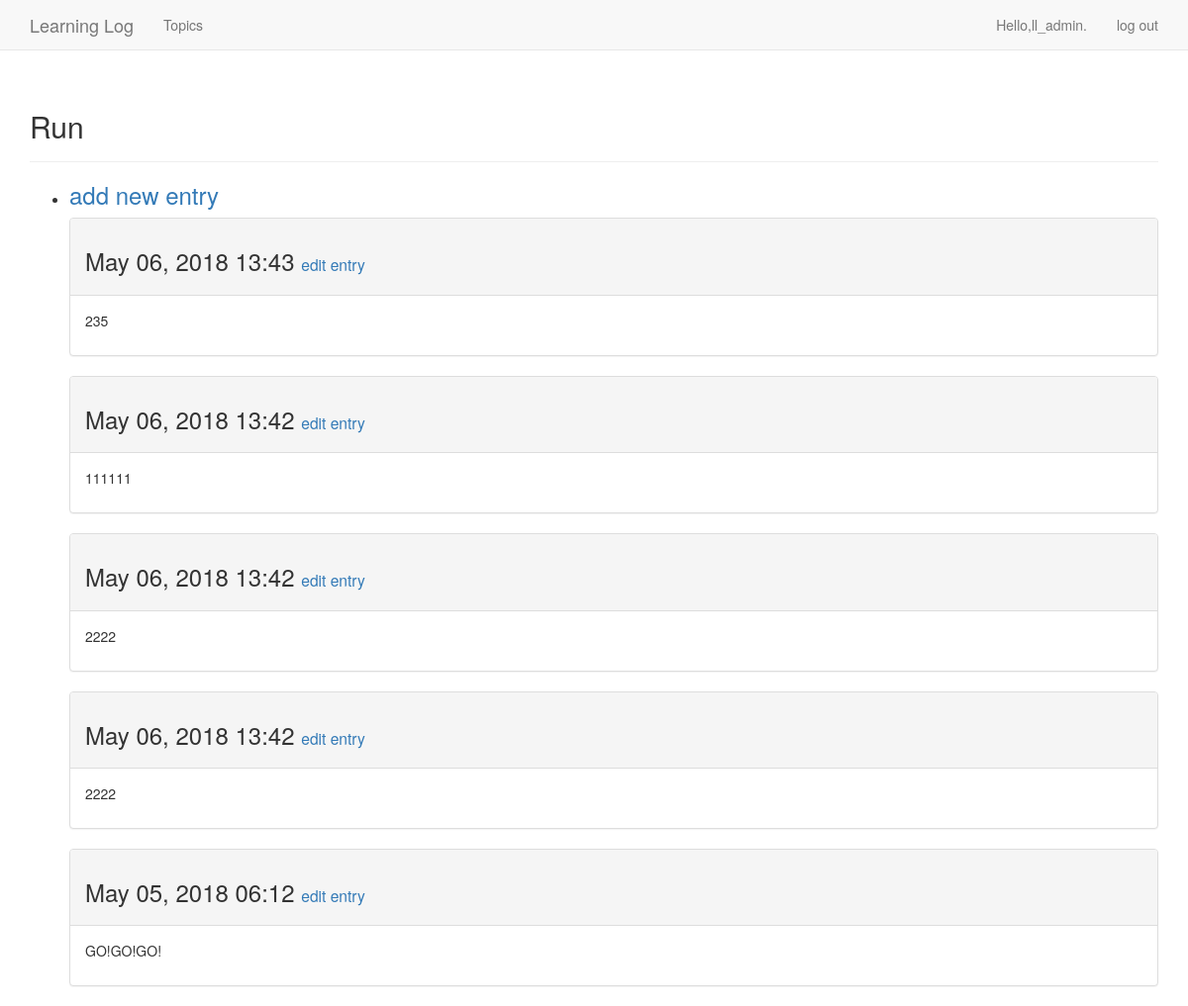
The page /topics/3/ (signed in) on the database its author committed.
### learning_logs/models.py (models this page shows, shortened)
class Topic(models.Model):
	text = models.CharField(max_length=200)
	date_added = models.DateTimeField(auto_now_add= True)
	owner = models.ForeignKey(User,on_delete=models.CASCADE)
	def __str__(self):
		return self.text

class Entry(models.Model):
	topic = models.ForeignKey('Topic',on_delete=models.CASCADE)
	text = models.TextField()
	date_added = models.DateTimeField(auto_now_add=True)
	class Meta:
		verbose_name_plural = 'entries'

### learning_logs/views.py (the view)
# urls.py: re_path('topics/(?P<topic_id>\d+)/',views.topic,name='topic'),
@login_required
def topic(request,topic_id):
	topic = Topic.objects.get(id=topic_id)
	check_topic_owner(topic,request)
	entries = topic.entry_set.order_by('-date_added')
	context = {'topic':topic,'entries':entries}
	return render(request,'learning_logs/topic.html',context)

### learning_logs/views.py (called while the page is built)
def check_topic_owner(topic,request):
	if topic.owner != request.user:
		raise Http404

### learning_logs/templates/learning_logs/topic.html
{% extends "learning_logs/base.html" %}
{% block header %}
  <h2>{{ topic }}</h2>
{% endblock header %}
{% block content %}
  <ul>
    <li>
      <h3>
        <a href="{% url 'learning_logs:new_entry' topic.id %}">add new entry</a>
      </h3>
    </li>
  {% for entry in entries %}
    <div class="panel panel-default">
      <div class="panel-heading">
        <h3>
          {{ entry.date_added|date:'M d, Y H:i' }}
          <small>
            <a href="{% url 'learning_logs:edit_entry' entry.id %}">
              edit entry</a>
          </small>
        </h3>
      </div>
      <div class="panel-body">
        {{ entry.text|linebreaks }}
      </div>
    </div>
    {% empty %}
      There are no entries for this topic yet.
    {% endfor %}
    </ul>
{% endblock content %}

### learning_logs/templates/learning_logs/base.html (shortened to what this page needs)
{% load bootstrap3 %}
<!DOCTYPE html>
<html lang="en">
  <head>
  	{% bootstrap_css %}
  </head>
  <body>
  	<nav class="navbar navbar-default navbar-static-top">
  		<div class="container">
  			<div class="navbar-header">
  				<a class="navbar-brand" href="{% url 'learning_logs:index' %}">Learning Log</a>
  				</div>
  				<div id="navbar" class="navbar-collapse collapse">
  					<ul class="nav navbar-nav">
  						<li><a href="{% url 'learning_logs:topics' %}">Topics</a></li>
  					</ul>
  					<ul class="nav navbar-nav navbar-right">
  						{% if user.is_authenticated %}
  						  <li><a>Hello,{{user.username}}.</a></li>
  						  <li><a href="{% url 'users:logout' %}">log out</a></li>
  						{% else %}
  						  <li><a href="{% url 'users:register' %}">register</a></li>
  						  <li><a href="{% url 'users:login' %}">log in</a></li>
  						{% endif %}
  					</ul>
  				</div>
  			</div>
  		</nav>
  		<div class="container">
  			<div class="page-header">
  				{% block header %}{% endblock header %}
  			</div>
  			<div>
  				{% block content %}{% endblock content %}
  			</div>
  		</div>
  	</body>
  </html>

### rows shown on the page
Topic: text "Run"
Entry: date_added "May 06, 2018 13:43", text "235"
Entry: date_added "May 06, 2018 13:42", text "111111"
Entry: date_added "May 06, 2018 13:42", text "2222"
Entry: date_added "May 06, 2018 13:42", text "2222"
Entry: date_added "May 05, 2018 06:12", text "GO!GO!GO!"

### other values the page prints
{{ user.username }} "ll_admin"
